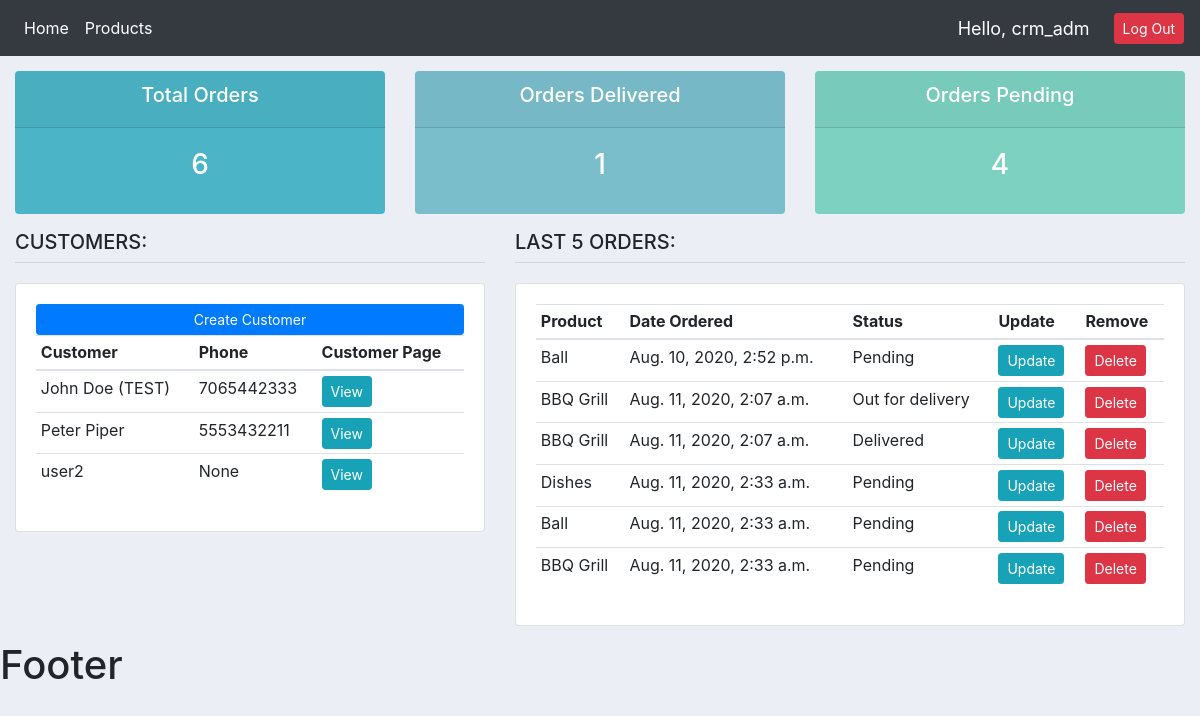
The app's page / (signed in) with its own data.
### accounts/models.py (models this page shows, shortened)
class Customer(models.Model):
    user = models.OneToOneField(User, null=True, blank=True, on_delete=models.CASCADE)
    name = models.CharField(max_length=200, null=True)
    phone = models.CharField(max_length=200, null=True)
    email = models.EmailField(max_length=200, null=True)
    profile_pic = models.ImageField(default='profile2.png',null=True, blank=True)
    date_created = models.DateTimeField(auto_now_add=True, null=True)

class Order(models.Model):
    STATUS = [
        ('Pending', 'Pending'),
        ('Out for delivery', 'Out for delivery'),
        ('Delivered', 'Delivered'),
    ]
    customer = models.ForeignKey(Customer, on_delete=models.SET_NULL, null=True)
    product = models.ForeignKey(Product, on_delete=models.SET_NULL, null=True)
    date_created = models.DateTimeField(auto_now_add=True, null=True)
    status = models.CharField(max_length=200, null=True, choices=STATUS)

class Product(models.Model):
    CATEGORY = [
        ('Indoor', 'Indoor'),
        ('Out door', 'Out door',),
    ]
    name = models.CharField(max_length=200, null=True)
    price = models.DecimalField(max_digits=5, decimal_places=2, blank=True)
    category = models.CharField(max_length=200, null=True, choices=CATEGORY)
    description = models.CharField(max_length=200, null=True, blank=True)
    date_created = models.DateTimeField(auto_now_add=True, null=True)
    tags = models.ManyToManyField(Tag)
    def __str__(self):
        return f'{self.name}'

### accounts/decorators.py (the view)
    def wrapper_func(request, *args, **kwargs):
        group = None
        if request.user.groups.exists():
            group = request.user.groups.all()[0].name
        if group == 'customer':
            return redirect('user')
        if group == 'admin':
            return view_func(request, *args, **kwargs)

### accounts/views.py (called while the page is built)
@login_required(login_url='login')
@admin_only
def index(request):
    orders = Order.objects.all()
    customers = Customer.objects.all()
    total_customers = customers.count()
    total_orders = orders.count()
    delivered = orders.filter(status='Delivered').count()
    pending = orders.filter(status='Pending').count()
    context = {'orders': orders, 'customers': customers,
    'total_customers': total_customers, 'total_orders': total_orders,
    'delivered': delivered, 'pending': pending}
    return render(request, 'accounts/index.html', context)

### accounts/templates/accounts/index.html
{% extends 'accounts/main.html' %}
{% block content %}
{% include 'accounts/status.html' %}
<section class="row">
    <section class="col-md-5">
        <header class="main-page"><h5>CUSTOMERS:</h5></header>
        <div class="card card-body">
            <a href="%" class="btn btn-primary btn-sm btn-block">Create Customer</a>
            <table class="table table-sm">
                <thead>
                    <tr>
                        <th>Customer</th>
                        <th>Phone</th>
                        <th>Customer Page</th>
                    </tr>
                    <tbody>
                        {% for customer in customers %}
                        <tr>
                            <td>{{ customer.name }}</td>
                            <td>{{ customer.phone }}</td>
                            <td><a href="{% url 'customer' customer.id %}" class="btn btn-sm btn-info">View</a></td>
                        </tr>
                        {% endfor %}
                    </tbody>
                </thead>
            </table>
        </div>
    </section>
    <section class="col-md-7">
        <header class="main-page"><h5>LAST 5 ORDERS: </h5></header>
        <section class="card card-body">
            <table class="table table-sm">
                <thead>
                    <tr>
                        <th>Product</th>
                        <th>Date Ordered</th>
                        <th>Status</th>
                        <th>Update</th>
                        <th>Remove</th>
                    </tr>
                </thead>
                <tbody>
                    {% for order in orders %}
                    <tr>
                        <td>{{ order.product }}</td>
                        <td>{{ order.date_created }}</td>
                        <td>{{ order.status }}</td>
                        <td><a href="{% url 'update_order' order.id %}" class="btn btn-sm btn-info">Update</a></td>
                        <td><a href="{% url 'delete_order' order.id %}" class="btn btn-danger btn-sm">Delete</a></td>
                    </tr>
                    {% endfor %}
                </tbody>
            </table>
        </section>
    </section>
</section>
{% endblock %}

### accounts/templates/accounts/main.html (shortened to what this page needs)
<!DOCTYPE html>
{% load static %}
<html lang="en">
<head>
    <link rel="stylesheet" href="https://stackpath.bootstrapcdn.com/bootstrap/4.5.2/css/bootstrap.min.css">
    <link rel="stylesheet" href="{% static 'css/main.css' %}">
</head>
<body>
    <nav class="navbar navbar-expand-lg navbar-dark bg-dark">
        <div class="collapse navbar-collapse" id="navbarSupportedContent">
          <ul class="navbar-nav mr-auto">
            {% if request.user.is_staff %}
                <li class="nav-item active">
                    <a class="nav-link" href="{% url 'index' %}">Home</a>
                </li>
                <li class="nav-item active">
                    <a class="nav-link" href="{% url 'products' %}">Products</a>
                </li>
            {% else %}
                <li class="nav-item active ml-4">
                    <a class="nav-link" href="{% url 'account' %}">Settings</a>
                </li>
            {% endif %}
          </ul>
        </div>
        {% if user.is_authenticated %}
        <span id="hello-msg" >Hello, {{ user.username }}</span>
        <span><a class="btn btn-sm btn-danger ml-4" href="{% url 'logout' %}">Log Out</a></span>
        {% else %}
        <a class="btn btn-sm btn-success ml-4" href="{% url 'login' %}">Log In</a>
        {% endif %}
    </nav>
    <main>
        {% block content %}
        {% endblock %}
    </main>
    <footer>
        <h1>Footer</h1>
    </footer>
</body>
</html>

### accounts/templates/accounts/status.html
<section class="row">
    <section class="col-md">
        <section class="cart text-center text-white mb-3 rounded" id="total-orders">
            <header class="card-header">
                <h5>Total Orders</h5>
            </header>
            <section class="card-body">
                <h3 class="card-title">{{ total_orders }}</h3>
            </section>
        </section>
    </section>
    <section class="col-md">
        <section class="cart text-center text-white mb-3 rounded" id="orders-delivered">
            <header class="card-header">
                <h5>Orders Delivered</h5>
            </header>
            <section class="card-body">
                <h3 class="card-title">{{ delivered }}</h3>
            </section>
        </section>
    </section>
    <section class="col-md">
        <section class="cart text-center text-white mb-3 rounded" id="orders-pending">
            <header class="card-header">
                <h5>Orders Pending</h5>
            </header>
            <section class="card-body">
                <h3 class="card-title">{{ pending }}</h3>
            </section>
        </section>
    </section>
</section>

### accounts/static/css/main.css (style rules this page uses)
body { background-color: #ebeff5; }
main { margin: 15px; }
header.main-page { border-bottom: 1px solid lightgray; margin-bottom: 20px; }
#total-orders { background-color: #4cb4c7; }
#orders-delivered { background-color: #7abecc; }
#orders-pending { background-color: #7cd1c0; }
#hello-msg { color: white; font-size: 18px; }

### records on screen
Customer: name "John Doe (TEST)", phone "7065442333"
Customer: name "Peter Piper", phone "5553432211"
Customer: name "user2", phone "None"
Order: product "Ball", date_created "Aug. 10, 2020, 2:52 p.m.", status "Pending"
Order: product "BBQ Grill", date_created "Aug. 11, 2020, 2:07 a.m.", status "Out for delivery"
Order: product "BBQ Grill", date_created "Aug. 11, 2020, 2:07 a.m.", status "Delivered"
Order: product "Dishes", date_created "Aug. 11, 2020, 2:33 a.m.", status "Pending"
Order: product "Ball", date_created "Aug. 11, 2020, 2:33 a.m.", status "Pending"
Order: product "BBQ Grill", date_created "Aug. 11, 2020, 2:33 a.m.", status "Pending"

### other values on screen
{{ user.username }} "crm_adm"
{{ total_orders }} "6"
{{ delivered }} "1"
{{ pending }} "4"
